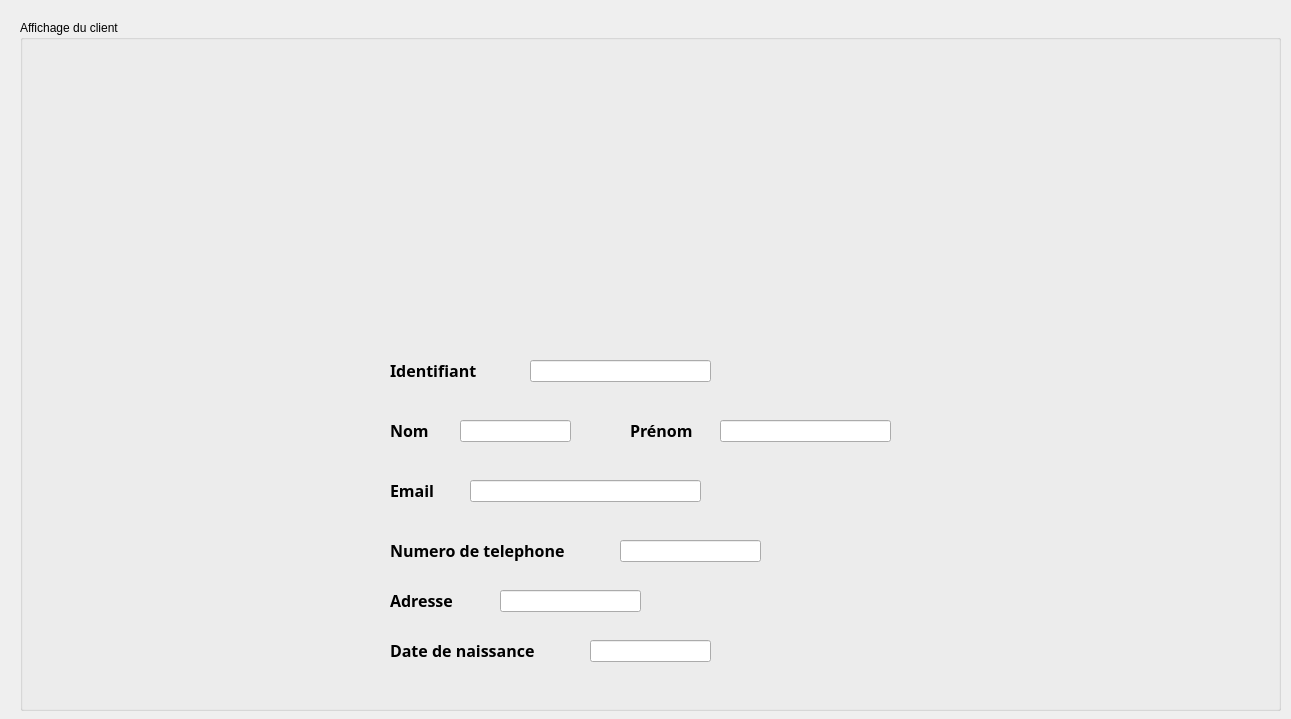
<?xml version="1.0" encoding="UTF-8"?>
<ui version="4.0">
 <class>Dialog</class>
 <widget class="QDialog" name="Dialog">
  <property name="geometry">
   <rect>
    <x>0</x>
    <y>0</y>
    <width>1291</width>
    <height>719</height>
   </rect>
  </property>
  <property name="windowTitle">
   <string>Affichage Client</string>
  </property>
  <widget class="QGroupBox" name="groupBox">
   <property name="geometry">
    <rect>
     <x>20</x>
     <y>20</y>
     <width>1261</width>
     <height>691</height>
    </rect>
   </property>
   <property name="title">
    <string>Affichage du client</string>
   </property>
   <widget class="QLabel" name="label">
    <property name="geometry">
     <rect>
      <x>370</x>
      <y>400</y>
      <width>51</width>
      <height>21</height>
     </rect>
    </property>
    <property name="font">
     <font>
      <family>Yu Gothic UI Semibold</family>
      <pointsize>12</pointsize>
      <weight>75</weight>
      <bold>true</bold>
     </font>
    </property>
    <property name="text">
     <string>Nom</string>
    </property>
   </widget>
   <widget class="QLabel" name="label_2">
    <property name="geometry">
     <rect>
      <x>370</x>
      <y>620</y>
      <width>171</width>
      <height>21</height>
     </rect>
    </property>
    <property name="font">
     <font>
      <family>Yu Gothic UI Semibold</family>
      <pointsize>12</pointsize>
      <weight>75</weight>
      <bold>true</bold>
     </font>
    </property>
    <property name="text">
     <string>Date de naissance</string>
    </property>
   </widget>
   <widget class="QLabel" name="label_3">
    <property name="geometry">
     <rect>
      <x>370</x>
      <y>460</y>
      <width>51</width>
      <height>21</height>
     </rect>
    </property>
    <property name="font">
     <font>
      <family>Yu Gothic UI Semibold</family>
      <pointsize>12</pointsize>
      <weight>75</weight>
      <bold>true</bold>
     </font>
    </property>
    <property name="text">
     <string>Email</string>
    </property>
   </widget>
   <widget class="QLabel" name="label_4">
    <property name="geometry">
     <rect>
      <x>370</x>
      <y>520</y>
      <width>201</width>
      <height>21</height>
     </rect>
    </property>
    <property name="font">
     <font>
      <family>Yu Gothic UI Semibold</family>
      <pointsize>12</pointsize>
      <weight>75</weight>
      <bold>true</bold>
     </font>
    </property>
    <property name="text">
     <string>Numero de telephone</string>
    </property>
   </widget>
   <widget class="QLineEdit" name="lineEdit_nom">
    <property name="geometry">
     <rect>
      <x>440</x>
      <y>400</y>
      <width>111</width>
      <height>22</height>
     </rect>
    </property>
    <property name="font">
     <font>
      <family>Yu Gothic UI Semilight</family>
      <pointsize>9</pointsize>
     </font>
    </property>
    <property name="readOnly">
     <bool>true</bool>
    </property>
   </widget>
   <widget class="QLineEdit" name="lineEdit_email">
    <property name="geometry">
     <rect>
      <x>450</x>
      <y>460</y>
      <width>231</width>
      <height>22</height>
     </rect>
    </property>
    <property name="readOnly">
     <bool>true</bool>
    </property>
   </widget>
   <widget class="QLineEdit" name="lineEdit_numerotel">
    <property name="geometry">
     <rect>
      <x>600</x>
      <y>520</y>
      <width>141</width>
      <height>22</height>
     </rect>
    </property>
    <property name="font">
     <font>
      <family>Yu Gothic UI Semilight</family>
      <pointsize>9</pointsize>
     </font>
    </property>
    <property name="readOnly">
     <bool>true</bool>
    </property>
   </widget>
   <widget class="QLineEdit" name="lineEdit_datenaissance">
    <property name="geometry">
     <rect>
      <x>570</x>
      <y>620</y>
      <width>121</width>
      <height>22</height>
     </rect>
    </property>
    <property name="font">
     <font>
      <family>Yu Gothic UI Semilight</family>
      <pointsize>9</pointsize>
     </font>
    </property>
    <property name="readOnly">
     <bool>true</bool>
    </property>
   </widget>
   <widget class="QLabel" name="label_5">
    <property name="geometry">
     <rect>
      <x>610</x>
      <y>400</y>
      <width>71</width>
      <height>21</height>
     </rect>
    </property>
    <property name="font">
     <font>
      <family>Yu Gothic UI Semibold</family>
      <pointsize>12</pointsize>
      <weight>75</weight>
      <bold>true</bold>
     </font>
    </property>
    <property name="text">
     <string>Prénom</string>
    </property>
   </widget>
   <widget class="QLineEdit" name="lineEdit_prenom">
    <property name="geometry">
     <rect>
      <x>700</x>
      <y>400</y>
      <width>171</width>
      <height>22</height>
     </rect>
    </property>
    <property name="font">
     <font>
      <family>Yu Gothic UI Semilight</family>
      <pointsize>9</pointsize>
     </font>
    </property>
    <property name="readOnly">
     <bool>true</bool>
    </property>
   </widget>
   <widget class="QLabel" name="label_6">
    <property name="geometry">
     <rect>
      <x>370</x>
      <y>570</y>
      <width>81</width>
      <height>21</height>
     </rect>
    </property>
    <property name="font">
     <font>
      <family>Yu Gothic UI Semibold</family>
      <pointsize>12</pointsize>
      <weight>75</weight>
      <bold>true</bold>
     </font>
    </property>
    <property name="text">
     <string>Adresse</string>
    </property>
   </widget>
   <widget class="QLineEdit" name="lineEdit_adresse">
    <property name="geometry">
     <rect>
      <x>480</x>
      <y>570</y>
      <width>141</width>
      <height>22</height>
     </rect>
    </property>
   </widget>
   <widget class="QLabel" name="label_7">
    <property name="geometry">
     <rect>
      <x>370</x>
      <y>340</y>
      <width>101</width>
      <height>21</height>
     </rect>
    </property>
    <property name="font">
     <font>
      <family>Yu Gothic UI Semibold</family>
      <pointsize>12</pointsize>
      <weight>75</weight>
      <bold>true</bold>
     </font>
    </property>
    <property name="text">
     <string>Identifiant</string>
    </property>
   </widget>
   <widget class="QLineEdit" name="lineEdit_id">
    <property name="geometry">
     <rect>
      <x>510</x>
      <y>340</y>
      <width>181</width>
      <height>22</height>
     </rect>
    </property>
    <property name="font">
     <font>
      <family>Yu Gothic UI Semilight</family>
      <pointsize>9</pointsize>
     </font>
    </property>
   </widget>
   <widget class="QLabel" name="label_pic">
    <property name="geometry">
     <rect>
      <x>0</x>
      <y>20</y>
      <width>1261</width>
      <height>671</height>
     </rect>
    </property>
    <property name="text">
     <string/>
    </property>
    <property name="pixmap">
     <pixmap>../interface.png</pixmap>
    </property>
   </widget>
   <zorder>label_pic</zorder>
   <zorder>label</zorder>
   <zorder>label_2</zorder>
   <zorder>label_3</zorder>
   <zorder>label_4</zorder>
   <zorder>lineEdit_nom</zorder>
   <zorder>lineEdit_email</zorder>
   <zorder>lineEdit_numerotel</zorder>
   <zorder>lineEdit_datenaissance</zorder>
   <zorder>label_5</zorder>
   <zorder>lineEdit_prenom</zorder>
   <zorder>label_6</zorder>
   <zorder>lineEdit_adresse</zorder>
   <zorder>label_7</zorder>
   <zorder>lineEdit_id</zorder>
  </widget>
 </widget>
 <resources/>
 <connections/>
</ui>
